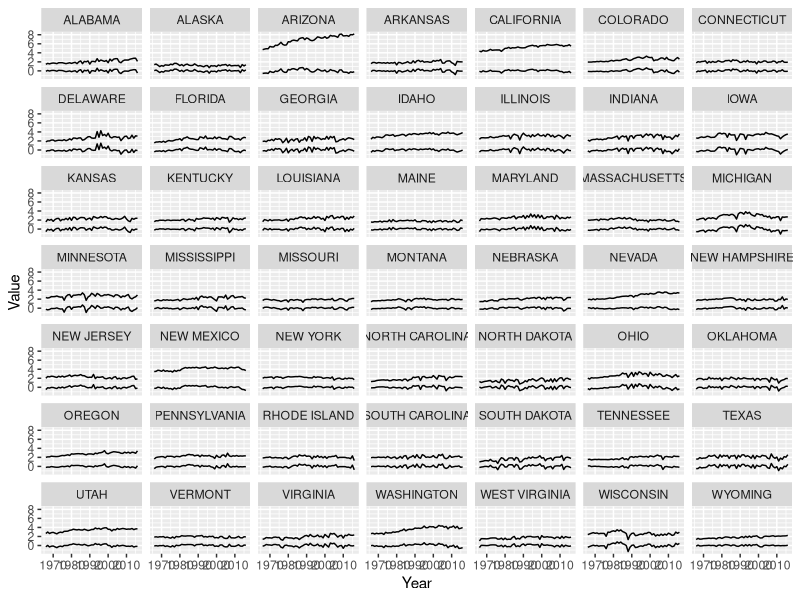

The R script that drew this image: (Note: this script raises an error after producing the figure.)
library(ggplot2)
library(dplyr)
library(tidyr)
library(psych)

h = read.csv("data/AllHay_Yield_survey_allstates.csv")
h = subset(h,Period=="YEAR")
head(h); nrow(h) # 5241

detr.yld = 
  h %>% 
  filter(Year>1965 & Year<2017) %>%
  group_by(State) %>%
  mutate(ryld = resid(lm(Value~Year)))

ggplot(detr.yld) + 
  geom_line(aes(x=Year,y=Value)) + 
  geom_line(aes(x=Year,y=ryld)) +
  facet_wrap(~State)

yld.mat = 
  detr.yld %>%
  select(State,Year,ryld) %>%
  spread(State,ryld)

colnames(yld.mat) = c("year","AL","AK","AZ","AR","CA","CO","CT","DE","FL","GA","ID","IL",
                     "IN","IA","KS","KY","LA","ME","MD","MA","MI","MN","MS","MO","MT",
                     "NE","NV","NH","NJ","NM","NY","NC","ND","OH","OK","OR","PA","RI",
                     "SC","SD","TN","TX","UT","VT","VA","WA","WV","WI","WY")
yld.mat=cormat[,c("AL","AK","AZ","AR","CA","CO","CT","DE","FL","GA","ID","IL",
                 "IN","IA","KS","KY","LA","ME","MD","MA","MI","MN","MS","MO","MT",
                 "NE","NV","NH","NJ","NM","NY","NC","ND","OH","OK","OR","PA","RI",
                 "SC","SD","TN","TX","UT","VT","VA","WA","WV","WI","WY")]

yld.test = 
  cormat %>%
  corr.test(adjust="none")
  
yld.cor = 
  data.frame(reshape2::melt(yld.test$r), 
             reshape2::melt(yld.test$p)[3])
colnames(yld.cor) = c("state1","state2","cor","pval"); head(yld.cor)
yld.cor$pairid = paste(as.character(yld.cor$state1),"-",as.character(yld.cor$state2),sep=""); head(yld.cor); nrow(yld.cor)
yld.cor=yld.cor[yld.cor$cor!=1,]; head(yld.cor); nrow(yld.cor); max(yld.cor$cor)
yld.cor[230:235,] 

# subsetting the region of interest (east of Mississippi River)
yld.cor = subset(yld.cor,state1 %in% c("NH","NY","PA","NJ","ME","CT","RI","MA","VT",
                                  "DE","MD","WV","VA","NC","KY","TN", "OH","AL",
                                  "MS","SC","VA","NC", "MI","GA","IN","IL","WI") &
                   state2 %in% c("NH","NY","PA","NJ","ME","CT","RI","MA","VT",
                                 "DE","MD","WV","VA","NC","KY","TN", "OH","AL",
                                 "MS","SC","VA","NC", "MI","GA","IN","IL","WI") ); nrow(yld.cor)

